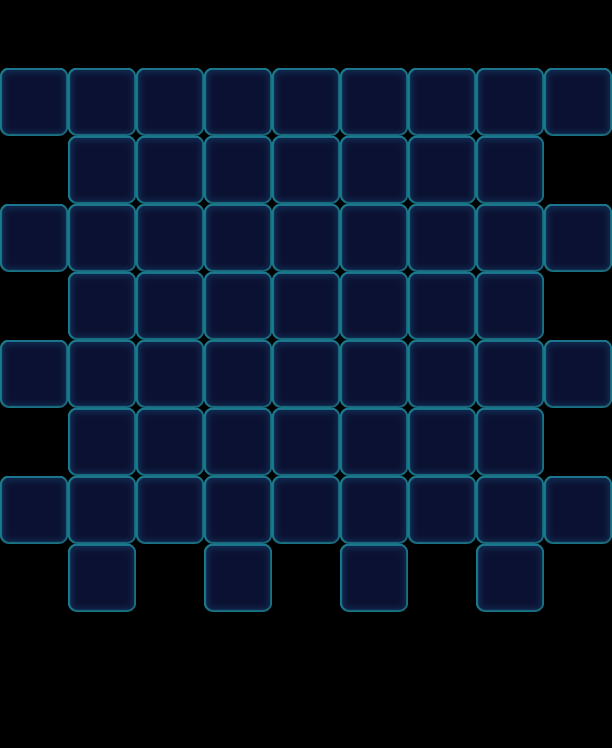

The image is a tile-based game level rendered from a .tmx file. Its description and source (layers, tilesets, objects; grid data summarised) follow:
An orthogonal 9x11 tile map with 68x68 px tiles, 1 tile layer (Valid), 2 tilesets and 108 objects (42x Floor, 19x Ice, 16x Lock, 15x Factory_Normal, 12x Monster, ...).

<map version="1.0" orientation="orthogonal" width="9" height="11" tilewidth="68" tileheight="68">
 <tileset firstgid="1" name="game_grid1" tilewidth="68" tileheight="68">
  <image source="game_grid1.png" width="68" height="68" />
 </tileset>
 <tileset firstgid="2" name="map" tilewidth="68" tileheight="68">
  <image source="map.png" width="1024" height="1024" />
 </tileset>
 <layer name="Valid" width="9" height="11">
  <data>[99 cells, 61 non-empty, 1 distinct tile ids]</data>
 </layer>
 <objectgroup name="BottomObj" width="9" height="11">
  <object type="Floor" gid="33" x="272" y="340">
   <properties>
    <property name="Layers" value="2" />
   </properties>
  </object>
  <object type="Floor" gid="33" x="408" y="408">
   <properties>
    <property name="Layers" value="2" />
   </properties>
  </object>
  <object type="Floor" gid="33" x="272" y="272">
   <properties>
    <property name="Layers" value="2" />
   </properties>
  </object>
  <object type="Floor" gid="33" x="204" y="204">
   <properties>
    <property name="Layers" value="2" />
   </properties>
  </object>
  <object type="Floor" gid="33" x="272" y="136">
   <properties>
    <property name="Layers" value="2" />
   </properties>
  </object>
  <object type="Floor" gid="33" x="408" y="340">
   <properties>
    <property name="Layers" value="2" />
   </properties>
  </object>
  <object type="Floor" gid="33" x="272" y="476">
   <properties>
    <property name="Layers" value="2" />
   </properties>
  </object>
  <object type="Floor" gid="33" x="272" y="204">
   <properties>
    <property name="Layers" value="2" />
   </properties>
  </object>
  <object type="Floor" gid="33" x="136" y="340">
   <properties>
    <property name="Layers" value="2" />
   </properties>
  </object>
  <object type="Floor" gid="33" x="272" y="408">
   <properties>
    <property name="Layers" value="2" />
   </properties>
  </object>
  <object type="Floor" gid="33" x="136" y="272">
   <properties>
    <property name="Layers" value="2" />
   </properties>
  </object>
  <object type="Floor" gid="33" x="136" y="136">
   <properties>
    <property name="Layers" value="2" />
   </properties>
  </object>
  <object type="Floor" gid="33" x="136" y="476">
   <properties>
    <property name="Layers" value="2" />
   </properties>
  </object>
  <object type="Floor" gid="33" x="340" y="272">
   <properties>
    <property name="Layers" value="2" />
   </properties>
  </object>
  <object type="Floor" gid="33" x="340" y="136">
   <properties>
    <property name="Layers" value="2" />
   </properties>
  </object>
  <object type="Floor" gid="33" x="136" y="408">
   <properties>
    <property name="Layers" value="2" />
   </properties>
  </object>
  <object type="Floor" gid="33" x="340" y="476">
   <properties>
    <property name="Layers" value="2" />
   </properties>
  </object>
  <object type="Floor" gid="33" x="340" y="204">
   <properties>
    <property name="Layers" value="2" />
   </properties>
  </object>
  <object type="Floor" gid="33" x="204" y="340">
   <properties>
    <property name="Layers" value="2" />
   </properties>
  </object>
  <object type="Floor" gid="33" x="340" y="408">
   <properties>
    <property name="Layers" value="2" />
   </properties>
  </object>
  <object type="Floor" gid="33" x="408" y="476">
   <properties>
    <property name="Layers" value="2" />
   </properties>
  </object>
  <object type="Floor" gid="33" x="204" y="272">
   <properties>
    <property name="Layers" value="2" />
   </properties>
  </object>
  <object type="Floor" gid="33" x="204" y="136">
   <properties>
    <property name="Layers" value="2" />
   </properties>
  </object>
  <object type="Floor" gid="33" x="340" y="340">
   <properties>
    <property name="Layers" value="2" />
   </properties>
  </object>
  <object type="Floor" gid="33" x="204" y="476">
   <properties>
    <property name="Layers" value="2" />
   </properties>
  </object>
  <object type="Floor" gid="33" x="408" y="272">
   <properties>
    <property name="Layers" value="2" />
   </properties>
  </object>
  <object type="Floor" gid="33" x="408" y="136">
   <properties>
    <property name="Layers" value="2" />
   </properties>
  </object>
  <object type="Floor" gid="33" x="204" y="408">
   <properties>
    <property name="Layers" value="2" />
   </properties>
  </object>
  <object type="Floor" gid="33" x="408" y="204">
   <properties>
    <property name="Layers" value="2" />
   </properties>
  </object>
  <object type="Floor" gid="33" x="136" y="204">
   <properties>
    <property name="Layers" value="2" />
   </properties>
  </object>
  <object type="Floor" gid="33" x="0" y="272">
   <properties>
    <property name="Layers" value="2" />
   </properties>
  </object>
  <object type="Floor" gid="33" x="0" y="408">
   <properties>
    <property name="Layers" value="2" />
   </properties>
  </object>
  <object type="Floor" gid="33" x="0" y="136">
   <properties>
    <property name="Layers" value="2" />
   </properties>
  </object>
  <object type="Floor" gid="33" x="544" y="272">
   <properties>
    <property name="Layers" value="2" />
   </properties>
  </object>
  <object type="Floor" gid="33" x="544" y="408">
   <properties>
    <property name="Layers" value="2" />
   </properties>
  </object>
  <object type="Floor" gid="33" x="544" y="136">
   <properties>
    <property name="Layers" value="2" />
   </properties>
  </object>
  <object type="Floor" gid="33" x="0" y="544">
   <properties>
    <property name="Layers" value="2" />
   </properties>
  </object>
  <object type="Floor" gid="33" x="544" y="544">
   <properties>
    <property name="Layers" value="2" />
   </properties>
  </object>
  <object name="6546" type="Floor" gid="32" x="68" y="612">
   <properties>
    <property name="Layers" value="1" />
   </properties>
  </object>
  <object name="6546" type="Floor" gid="32" x="204" y="612">
   <properties>
    <property name="Layers" value="1" />
   </properties>
  </object>
  <object name="6546" type="Floor" gid="32" x="340" y="612">
   <properties>
    <property name="Layers" value="1" />
   </properties>
  </object>
  <object name="6546" type="Floor" gid="32" x="476" y="612">
   <properties>
    <property name="Layers" value="1" />
   </properties>
  </object>
 </objectgroup>
 <objectgroup name="MiddleObj" width="9" height="11">
  <object name="35" type="Monster" gid="17" x="0" y="136">
   <properties>
    <property name="Color" value="Purple" />
   </properties>
  </object>
  <object name="35" type="Monster" gid="17" x="544" y="272">
   <properties>
    <property name="Color" value="Purple" />
   </properties>
  </object>
  <object name="35" type="Monster" gid="17" x="340" y="612">
   <properties>
    <property name="Color" value="Purple" />
   </properties>
  </object>
  <object name="61" type="Monster" gid="18" x="0" y="408">
   <properties>
    <property name="Color" value="Pink" />
   </properties>
  </object>
  <object name="61" type="Monster" gid="18" x="476" y="612">
   <properties>
    <property name="Color" value="Pink" />
   </properties>
  </object>
  <object name="33" type="Monster" gid="3" x="0" y="272">
   <properties>
    <property name="Color" value="Green" />
   </properties>
  </object>
  <object name="33" type="Monster" gid="3" x="544" y="408">
   <properties>
    <property name="Color" value="Green" />
   </properties>
  </object>
  <object name="33" type="Monster" gid="3" x="204" y="612">
   <properties>
    <property name="Color" value="Green" />
   </properties>
  </object>
  <object name="55" type="Monster" gid="19" x="544" y="136">
   <properties>
    <property name="Color" value="Yellow" />
   </properties>
  </object>
  </objectgroup>
 <objectgroup color="#000000" name="TopObj" width="9" height="11">
  <!-- 50 objects omitted --></objectgroup>
</map>
<!-- 57 of 108 objects omitted -->
